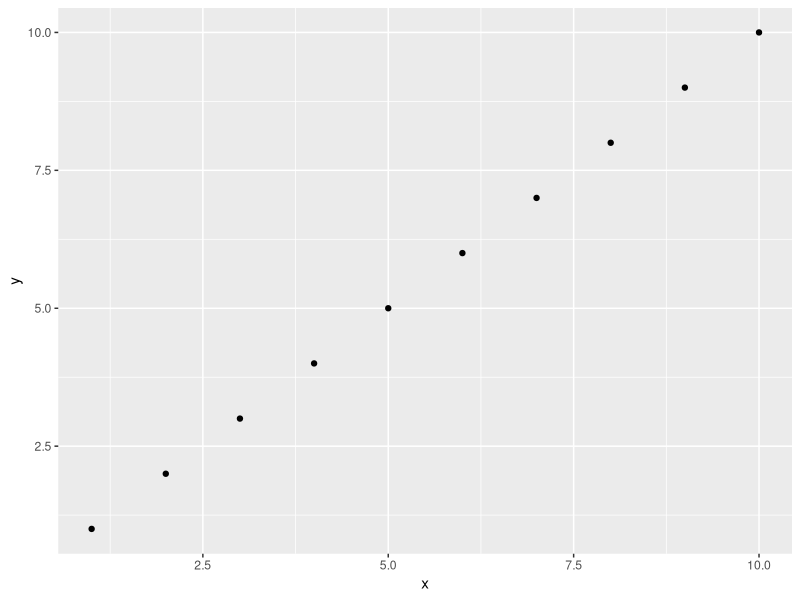
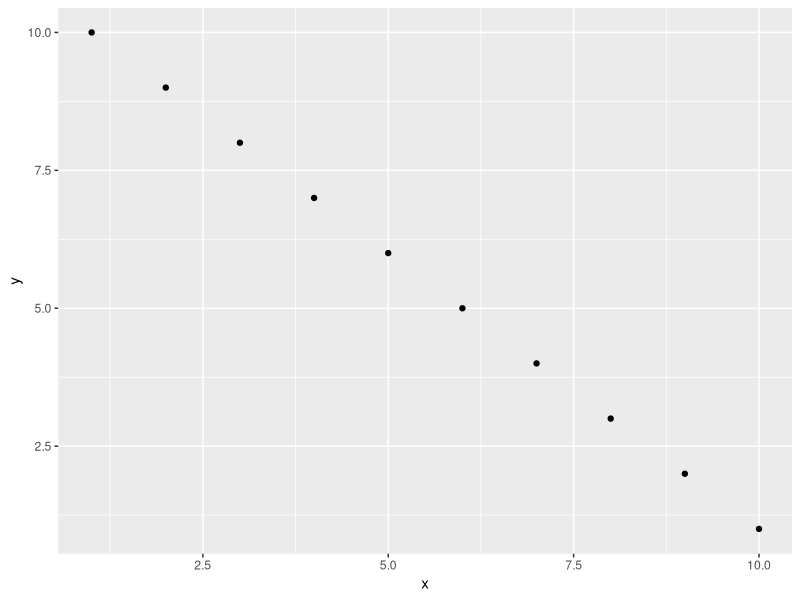

Write R code to recreate these figures, in order.

install.packages("ggplot2")

library(ggplot2)

data(mtcars)

data <- data.frame(x = 1:10, y = 1:10)
data2 <- data.frame(x = 1:10, y = 10:1)

ggplot(data, aes(x = x, y = y)) + geom_point()
ggplot(data2, aes(x = x, y = y)) + geom_point()

# Ser bra ut ditta
